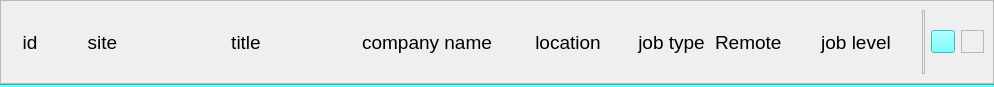
<?xml version="1.0" encoding="UTF-8"?>
<ui version="4.0">
 <class>Frame</class>
 <widget class="QFrame" name="Frame">
  <property name="geometry">
   <rect>
    <x>0</x>
    <y>0</y>
    <width>994</width>
    <height>87</height>
   </rect>
  </property>
  <property name="windowTitle">
   <string>Frame</string>
  </property>
  <property name="styleSheet">
   <string notr="true">QFrame {
    font-family: &quot;Segoe UI&quot;;
    font-size: 14pt;
}</string>
  </property>
  <layout class="QVBoxLayout" name="verticalLayout">
   <property name="spacing">
    <number>0</number>
   </property>
   <property name="leftMargin">
    <number>0</number>
   </property>
   <property name="topMargin">
    <number>0</number>
   </property>
   <property name="rightMargin">
    <number>0</number>
   </property>
   <property name="bottomMargin">
    <number>0</number>
   </property>
   <item>
    <widget class="QFrame" name="frame">
     <property name="sizePolicy">
      <sizepolicy hsizetype="Preferred" vsizetype="Preferred">
       <horstretch>1</horstretch>
       <verstretch>0</verstretch>
      </sizepolicy>
     </property>
     <property name="minimumSize">
      <size>
       <width>200</width>
       <height>0</height>
      </size>
     </property>
     <property name="frameShape">
      <enum>QFrame::Shape::StyledPanel</enum>
     </property>
     <property name="frameShadow">
      <enum>QFrame::Shadow::Raised</enum>
     </property>
     <layout class="QHBoxLayout" name="horizontalLayout_2">
      <item alignment="Qt::AlignmentFlag::AlignLeft">
       <widget class="QLabel" name="label_id">
        <property name="minimumSize">
         <size>
          <width>40</width>
          <height>0</height>
         </size>
        </property>
        <property name="maximumSize">
         <size>
          <width>40</width>
          <height>16777215</height>
         </size>
        </property>
        <property name="text">
         <string>id</string>
        </property>
        <property name="alignment">
         <set>Qt::AlignmentFlag::AlignCenter</set>
        </property>
       </widget>
      </item>
      <item alignment="Qt::AlignmentFlag::AlignHCenter">
       <widget class="QLabel" name="label_site">
        <property name="minimumSize">
         <size>
          <width>75</width>
          <height>0</height>
         </size>
        </property>
        <property name="text">
         <string>site</string>
        </property>
        <property name="alignment">
         <set>Qt::AlignmentFlag::AlignCenter</set>
        </property>
       </widget>
      </item>
      <item alignment="Qt::AlignmentFlag::AlignHCenter">
       <widget class="QLabel" name="label_title">
        <property name="sizePolicy">
         <sizepolicy hsizetype="Preferred" vsizetype="Preferred">
          <horstretch>0</horstretch>
          <verstretch>0</verstretch>
         </sizepolicy>
        </property>
        <property name="minimumSize">
         <size>
          <width>200</width>
          <height>0</height>
         </size>
        </property>
        <property name="maximumSize">
         <size>
          <width>200</width>
          <height>16777215</height>
         </size>
        </property>
        <property name="text">
         <string>title</string>
        </property>
        <property name="alignment">
         <set>Qt::AlignmentFlag::AlignCenter</set>
        </property>
       </widget>
      </item>
      <item alignment="Qt::AlignmentFlag::AlignHCenter">
       <widget class="QLabel" name="label_company_name">
        <property name="minimumSize">
         <size>
          <width>150</width>
          <height>0</height>
         </size>
        </property>
        <property name="text">
         <string>company name</string>
        </property>
        <property name="alignment">
         <set>Qt::AlignmentFlag::AlignCenter</set>
        </property>
       </widget>
      </item>
      <item alignment="Qt::AlignmentFlag::AlignHCenter">
       <widget class="QLabel" name="label_location">
        <property name="minimumSize">
         <size>
          <width>120</width>
          <height>0</height>
         </size>
        </property>
        <property name="maximumSize">
         <size>
          <width>120</width>
          <height>16777215</height>
         </size>
        </property>
        <property name="text">
         <string>location</string>
        </property>
        <property name="alignment">
         <set>Qt::AlignmentFlag::AlignCenter</set>
        </property>
       </widget>
      </item>
      <item alignment="Qt::AlignmentFlag::AlignHCenter">
       <widget class="QLabel" name="label_job_type">
        <property name="minimumSize">
         <size>
          <width>75</width>
          <height>0</height>
         </size>
        </property>
        <property name="text">
         <string>job type</string>
        </property>
        <property name="alignment">
         <set>Qt::AlignmentFlag::AlignCenter</set>
        </property>
       </widget>
      </item>
      <item alignment="Qt::AlignmentFlag::AlignHCenter">
       <widget class="QLabel" name="label">
        <property name="sizePolicy">
         <sizepolicy hsizetype="Preferred" vsizetype="Preferred">
          <horstretch>0</horstretch>
          <verstretch>0</verstretch>
         </sizepolicy>
        </property>
        <property name="minimumSize">
         <size>
          <width>75</width>
          <height>0</height>
         </size>
        </property>
        <property name="maximumSize">
         <size>
          <width>75</width>
          <height>16777215</height>
         </size>
        </property>
        <property name="text">
         <string>Remote</string>
        </property>
       </widget>
      </item>
      <item alignment="Qt::AlignmentFlag::AlignHCenter">
       <widget class="QLabel" name="label_job_level">
        <property name="minimumSize">
         <size>
          <width>120</width>
          <height>0</height>
         </size>
        </property>
        <property name="maximumSize">
         <size>
          <width>120</width>
          <height>16777215</height>
         </size>
        </property>
        <property name="text">
         <string>job level</string>
        </property>
        <property name="alignment">
         <set>Qt::AlignmentFlag::AlignCenter</set>
        </property>
       </widget>
      </item>
      <item>
       <widget class="QFrame" name="frame_line_placeholder">
        <property name="sizePolicy">
         <sizepolicy hsizetype="Fixed" vsizetype="Minimum">
          <horstretch>0</horstretch>
          <verstretch>0</verstretch>
         </sizepolicy>
        </property>
        <property name="minimumSize">
         <size>
          <width>3</width>
          <height>0</height>
         </size>
        </property>
        <property name="frameShape">
         <enum>QFrame::Shape::StyledPanel</enum>
        </property>
        <property name="frameShadow">
         <enum>QFrame::Shadow::Raised</enum>
        </property>
       </widget>
      </item>
      <item>
       <widget class="QToolButton" name="toolButton_refresh">
        <property name="toolTip">
         <string>Refresh List</string>
        </property>
        <property name="styleSheet">
         <string notr="true">background-color: rgb(85, 255, 255);</string>
        </property>
        <property name="text">
         <string/>
        </property>
       </widget>
      </item>
      <item>
       <widget class="QFrame" name="frame_button_placeholder_2">
        <property name="sizePolicy">
         <sizepolicy hsizetype="Fixed" vsizetype="Fixed">
          <horstretch>0</horstretch>
          <verstretch>0</verstretch>
         </sizepolicy>
        </property>
        <property name="minimumSize">
         <size>
          <width>23</width>
          <height>23</height>
         </size>
        </property>
        <property name="frameShape">
         <enum>QFrame::Shape::StyledPanel</enum>
        </property>
        <property name="frameShadow">
         <enum>QFrame::Shadow::Raised</enum>
        </property>
       </widget>
      </item>
     </layout>
    </widget>
   </item>
   <item>
    <widget class="Line" name="line">
     <property name="minimumSize">
      <size>
       <width>0</width>
       <height>3</height>
      </size>
     </property>
     <property name="styleSheet">
      <string notr="true">background-color: rgb(85, 255, 255);</string>
     </property>
     <property name="orientation">
      <enum>Qt::Orientation::Horizontal</enum>
     </property>
    </widget>
   </item>
  </layout>
 </widget>
 <resources/>
 <connections/>
</ui>
